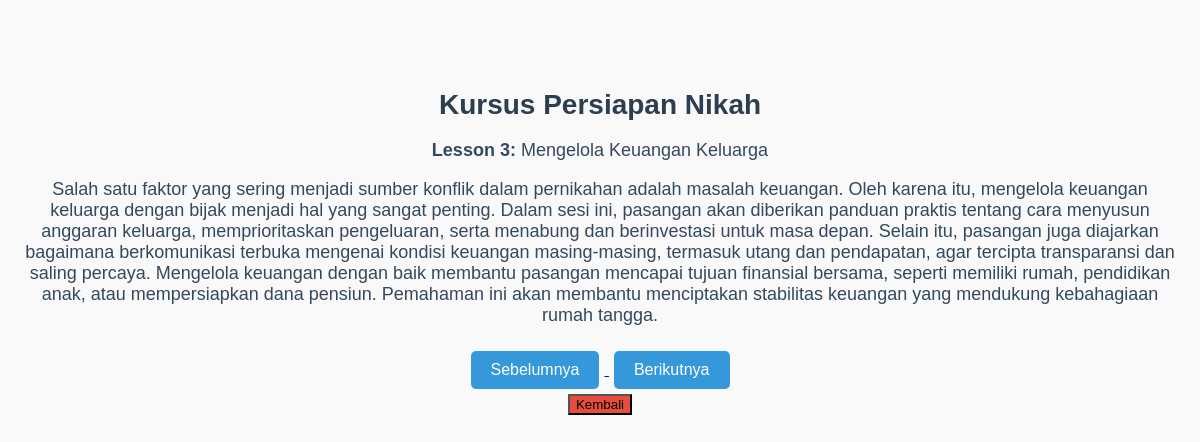
/nextStep/features/courses.php?lesson=3, run on the app's committed database.
### tables this page shows
CREATE TABLE `lessons` (
  `id` int(11) NOT NULL,
  `lesson_title` varchar(255) NOT NULL,
  `lesson_content` text NOT NULL,
  `lesson_order` int(11) NOT NULL
);

### nextStep/features/courses.php (the view, shortened to what this page needs)
<?php
include '../includes/db.php';
$current_lesson_order = isset($_GET['lesson']) ? (int)$_GET['lesson'] : 1;
$sql = "SELECT * FROM lessons WHERE lesson_order = $current_lesson_order";
$result = mysqli_query($conn, $sql);
if ($result && mysqli_num_rows($result) > 0) {
    $lesson = mysqli_fetch_assoc($result);
} else {
    header("Location: course.php?lesson=1");
    exit;
}
$prev_sql = "SELECT lesson_order FROM lessons WHERE lesson_order = " . ($current_lesson_order - 1);
$next_sql = "SELECT lesson_order FROM lessons WHERE lesson_order = " . ($current_lesson_order + 1);
$prev_result = mysqli_query($conn, $prev_sql);
$next_result = mysqli_query($conn, $next_sql);
$prev_exists = mysqli_num_rows($prev_result) > 0;
$next_exists = mysqli_num_rows($next_result) > 0;
$prev_lesson_order = $prev_exists ? mysqli_fetch_assoc($prev_result)['lesson_order'] : null;
$next_lesson_order = $next_exists ? mysqli_fetch_assoc($next_result)['lesson_order'] : null;
?>
<!DOCTYPE html>
<html lang="id">
<head>
</head>
<body>
    <div class="container">
        <h1>Kursus Persiapan Nikah</h1>
        <p><strong>Lesson <?php echo $lesson['id']; ?>:</strong> <?php echo $lesson['lesson_title']; ?></p>
        <p><?php echo $lesson['lesson_content']; ?></p>
        <div class="navigation">
            <?php if ($prev_exists) { ?>
                <a href="courses.php?lesson=<?php echo $prev_lesson_order; ?>">
                    <button class="nav-button">Sebelumnya</button>
                </a>
            <?php } ?>
            <?php if ($next_exists) { ?>
                <a href="courses.php?lesson=<?php echo $next_lesson_order; ?>">
                    <button class="nav-button">Berikutnya</button>
                </a>
            <?php } ?>
        </div>
        <button class="back-button" onclick="window.location.href='pre_marriage.php';">Kembali</button>
    </div>
</body>
</html>

### nextStep/features/courses.php (style rules this page uses)
body { font-family: Arial, sans-serif; background-color: #f9f9f9; margin: 0; padding: 0; text-align: center; }
.container { padding: 20px; margin-top: 50px; }
h1 { font-size: 28px; color: #2c3e50; }
p { font-size: 18px; color: #34495e; }
.navigation { margin-top: 20px; }
.nav-button { background-color: #3498db; color: white; padding: 10px 20px; font-size: 16px; border: none; cursor: pointer; border-radius: 5px; margin: 5px; }
.back-button { background-color: #e74c3c; }

### data on the page
lessons: id "3", lesson_title "Mengelola Keuangan Keluarga", lesson_content "Salah satu faktor yang sering menjadi sumber konflik dalam pernikahan adalah masalah keuangan. Oleh karena itu, mengelola keuangan keluarga dengan bijak menjadi hal yang sangat penting. Dalam sesi ini, pasangan akan diberikan panduan praktis tentang cara menyusun anggaran keluarga, memprioritaskan pengeluaran, serta menabung dan berinvestasi untuk masa depan. Selain itu, pasangan juga diajarkan bagaimana berkomunikasi terbuka mengenai kondisi keuangan masing-masing, termasuk utang dan pendapatan, agar tercipta transparansi dan saling percaya. Mengelola keuangan dengan baik membantu pasangan mencapai tujuan finansial bersama, seperti memiliki rumah, pendidikan anak, atau mempersiapkan dana…"
